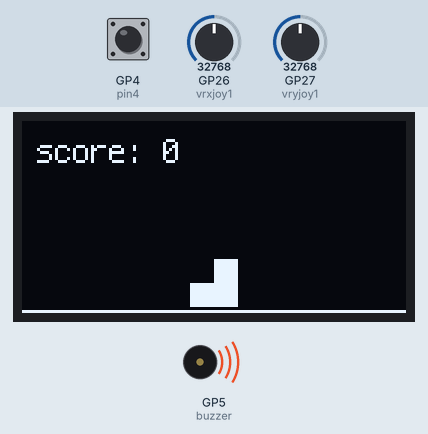
A program run on a simulated Raspberry Pi Pico running CircuitPython. Parts: 128×64 one-colour display, buzzer (waves = sounding, pin HIGH). The test bench sets the inputs (shaded band); at power-on: GP27 (vryjoy1) = 32768, GP4 (pin4) HIGH, GP26 (vrxjoy1) = 32768 (analog values on the 0–65535 scale).

Above: at 1.2 s.
1.3 s: GP27 (vryjoy1) set to 4345
At 2.56 s:
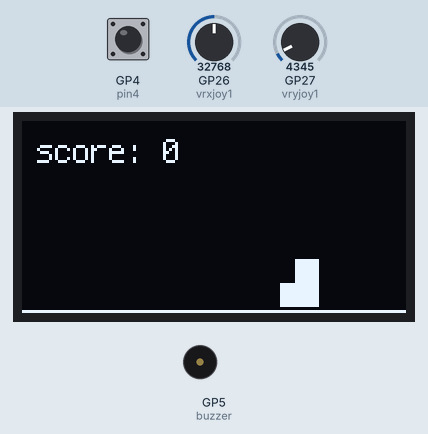
3.2 s: GP4 (pin4) pulled LOW for 1 s
At 3.56 s:
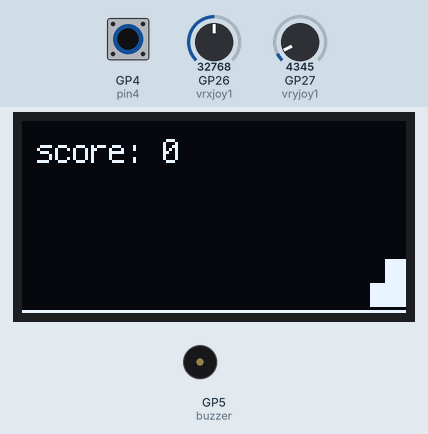
4.8 s: GP27 (vryjoy1) set to 55655
At 4.8 s:
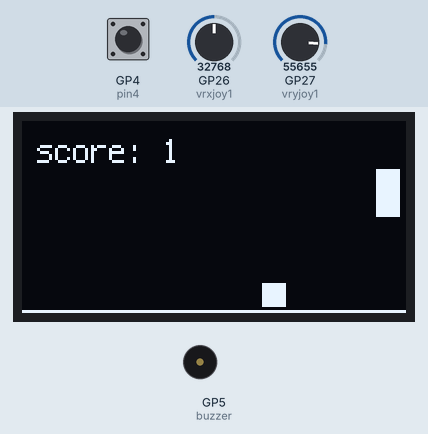
6.3 s: GP4 (pin4) pulled LOW for 0.15 s
At 6.31 s:
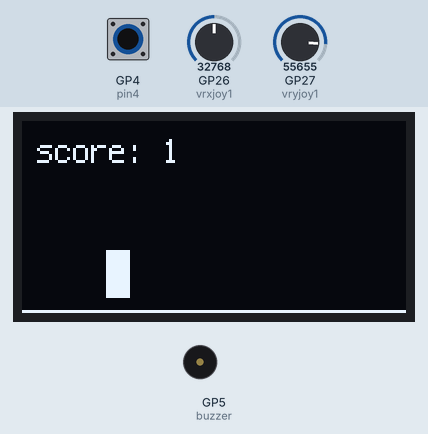
7.0 s: GP27 (vryjoy1) set to 0
At 9.23 s:
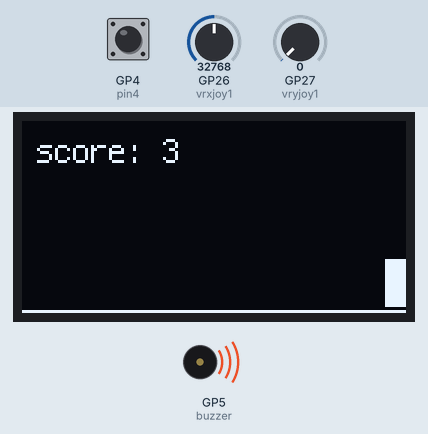
Timing chart, 0 to 9.5 s (numbered marks = the images above; inputs shaded):
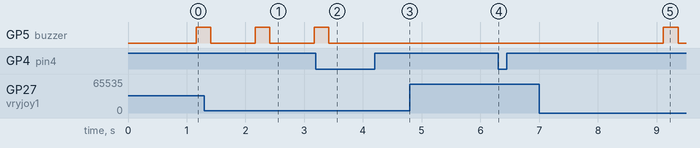

Measured:
- after the input at 3.2 s, GP5 (buzzer): goes on until 3.4 s, then stays LOW
- after the input at 6.3 s, GP5 (buzzer): stays LOW (without the input it goes to HIGH after 0.44 s)
- after the input at 7.0 s, GP5 (buzzer): LOW → HIGH after 2.1 s, → LOW 0.25 s later
- by itself, GP5 (buzzer): alternates HIGH for 0.25 s and LOW for 0.75 s
- what the display in image 1 shows lasts 0.6 s, from 2.1 s to 2.7 s

The program:

dino.py
```python
import busio
import adafruit_displayio_ssd1306
import terminalio
import displayio
from adafruit_display_text import label
import busio
import board
import digitalio
from time import sleep
from random import randint,choice
from adafruit_display_shapes.rect import Rect
from adafruit_display_shapes.polygon import Polygon
import board
import analogio
import pulseio
buzzer_pin=board.GP5
buzzer = digitalio.DigitalInOut(buzzer_pin)
buzzer.direction = digitalio.Direction.OUTPUT
vrxjoy1=analogio.AnalogIn(board.GP26)
vryjoy1=analogio.AnalogIn(board.GP27)
pin4=digitalio.DigitalInOut(board.GP4)
pin4.switch_to_input(pull=digitalio.Pull.UP)
WIDTH = 128
HEIGHT = 64
displayio.release_displays()
oled_reset = board.GP20
i2c = busio.I2C(board.GP19, board.GP18)
display_bus = displayio.I2CDisplay(i2c, device_address=0x3C, reset=oled_reset)
display = adafruit_displayio_ssd1306.SSD1306(display_bus, width=WIDTH, height=HEIGHT)

dino_group = displayio.Group()
dinoplayer1 = Rect(64,46,8,16, fill=0xFFFFFF,outline=0xFFFFFF)
ground = Rect(0,63,128,2, fill=0xFFFFFF,outline=0xFFFFFF)
block = Rect(-10,54,8,8, fill=0xFFFFFF,outline=0xFFFFFF)
pplayer1score = 0
player1score = label.Label(terminalio.FONT, text=f"score: {pplayer1score}", x=5,y=10)
def read_j1_vrx():
    return vrxjoy1.value
def read_j1_vry():
    return vryjoy1.value
def ply1R():
    dinoplayer1.x+=3
def ply1L():
    dinoplayer1.x-=3
def play_tone(frequency, duration):
    period = 1 / frequency
    half_period = period / 2
    cycles = int(duration * frequency)
    for _ in range(cycles):
        buzzer.value = True
        sleep(half_period)
        buzzer.value = False
        sleep(half_period)
dino_group.append(dinoplayer1)
dino_group.append(ground)
dino_group.append(block)
dino_group.append(player1score)
onground = True
jumping = False
jumpicol = 0
blockdir = "right"
while True:
    if dinoplayer1.y > 46:
        dinoplayer1.y=46
    sleep(0.05)
    j1x = read_j1_vry()
    j1y = read_j1_vrx()
    if block.y - 8 <= dinoplayer1.y <= block.y + 8 and block.x - 8 <= dinoplayer1.x <= block.x + 8:
        play_tone(2,0.5)
        dinoplayer1.y=16
        pplayer1score=0
        player1score.text = f"score: {pplayer1score}"
    if blockdir == "right":
        block.x+=3
    if blockdir == "left":
        block.x-=3
    if block.x > 132:
        blockdir = "left"
        pplayer1score+=1
        player1score.text = f"score: {pplayer1score}"
    if block.x < -13:
        blockdir = "right"
        pplayer1score+=1
        player1score.text = f"score: {pplayer1score}"
    if jumpicol == 0:
        jumping = False
    if not pin4.value and onground == True:
        if dinoplayer1.y <= 16:
            pass
        else:
            jumping=True
            onground = False
    if dinoplayer1.y < 46 and jumping == False:
        dinoplayer1.y+=3
    if jumping == True:
        if jumpicol < 24 and onground == False:
            dinoplayer1.y-=3
            jumpicol+=2
        if onground == True:
            jumping=True
            jumpicol=0
        if jumpicol == 24:
            jumpicol=0
            jumping=False
    if dinoplayer1.y == 46:
        onground = True
        jumping = False
    if j1x < 5000:
        if dinoplayer1.x > 118:
            pass
        else:
            ply1R()
    if j1x > 55000:
        if dinoplayer1.x < 1:
            pass
        else:
            ply1L()
    display.show(dino_group)
```
